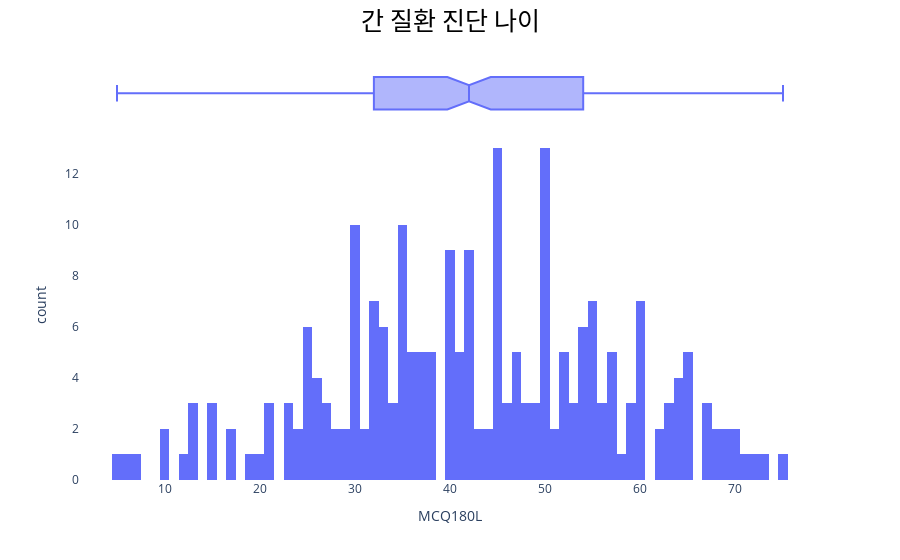

Write notebook code for a chart like this one.
### Code cell
# histogram of insulin
fig = px.histogram(m, x="MCQ180L", marginal='box')
fig.update_layout(title_text="간 질환 진단 나이",
                  title_x = 0.5,
                  title_xanchor = 'center',
                  title_font_size = 25,
                  title_font_color = 'black',
                  title_font_family = 'NanumSquare',
                  plot_bgcolor='#ffffff')
fig.show()

# 백신 접종 여부와 나이 비교해볼 것.

### Figure 1 — Plotly figure (JSON) as saved in the notebook; plotly's stock layout.template omitted (floating-point values rounded to 4 significant figures; data arrays with more than 128 entries replaced by an {"elided": "..."} marker saying what was removed)
{"data": [{"alignmentgroup": "True", "bingroup": "x", "hovertemplate": "MCQ180L=%{x}<br>count=%{y}<extra></extra>", "legendgroup": "", "marker": {"color": "#636efa", "pattern": {"shape": ""}}, "name": "", "offsetgroup": "", "orientation": "v", "showlegend": false, "type": "histogram", "x": {"elided": "10175 int values"}, "xaxis": "x", "yaxis": "y"}, {"alignmentgroup": "True", "hovertemplate": "MCQ180L=%{x}<extra></extra>", "legendgroup": "", "marker": {"color": "#636efa"}, "name": "", "notched": true, "offsetgroup": "", "showlegend": false, "type": "box", "x": {"elided": "10175 int values"}, "xaxis": "x2", "yaxis": "y2"}], "layout": {"barmode": "relative", "legend": {"tracegroupgap": 0}, "margin": {"t": 60}, "plot_bgcolor": "#ffffff", "title": {"font": {"color": "black", "family": "NanumSquare", "size": 25}, "text": "간 질환 진단 나이", "x": 0.5, "xanchor": "center"}, "xaxis": {"anchor": "y", "domain": [0, 1], "title": {"text": "MCQ180L"}}, "xaxis2": {"anchor": "y2", "domain": [0, 1], "matches": "x", "showgrid": true, "showticklabels": false}, "yaxis": {"anchor": "x", "domain": [0, 0.8316], "title": {"text": "count"}}, "yaxis2": {"anchor": "x2", "domain": [0.8416, 1], "matches": "y2", "showgrid": false, "showline": false, "showticklabels": false, "ticks": ""}}}
